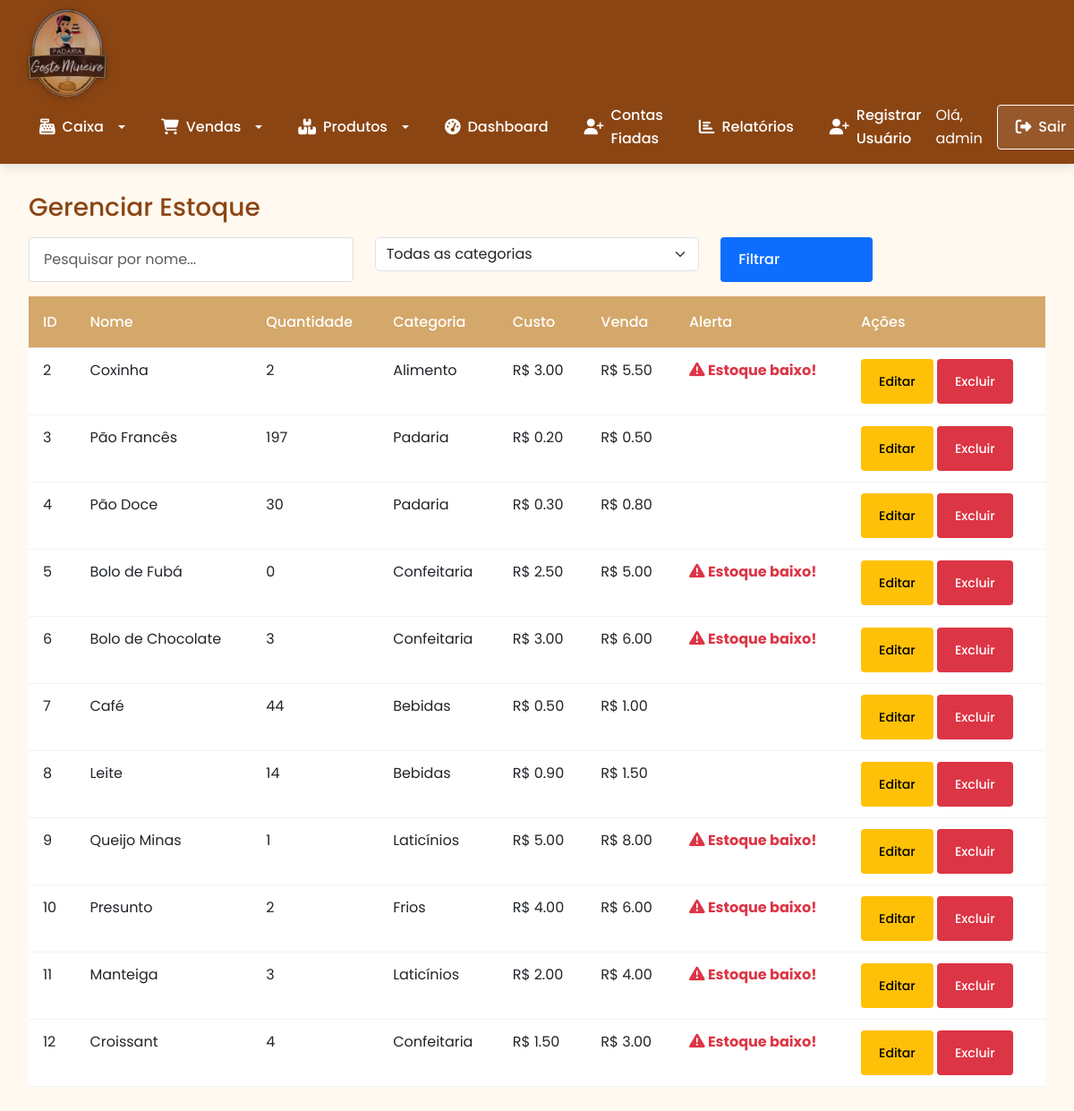
Screenshot of /estoque (signed in) with the database file from the repository.
### tables this page shows
CREATE TABLE usuarios (
    id INTEGER PRIMARY KEY AUTOINCREMENT,
    nome TEXT NOT NULL,
    senha TEXT NOT NULL,
    tipo TEXT DEFAULT 'usuario' -- adm ou usuario
);

CREATE TABLE itens (
    id INTEGER PRIMARY KEY AUTOINCREMENT,
    nome TEXT NOT NULL,
    quantidade INTEGER NOT NULL,
    categoria TEXT NOT NULL,
    custo REAL NOT NULL,
    venda REAL NOT NULL
);

### app.py (the view)
@app.route('/estoque', methods=['GET'])
@login_required
def estoque():
    pesquisa = request.args.get('pesquisa', '')
    categoria = request.args.get('categoria', '')
    query = 'SELECT * FROM itens WHERE 1=1'
    params = []
    if pesquisa:
        query += ' AND nome LIKE ?'
        params.append(f'%{pesquisa}%')
    if categoria:
        query += ' AND categoria = ?'
        params.append(categoria)
    db = get_db()
    cur = db.execute(query, params)
    itens = cur.fetchall()
    categorias = db.execute('SELECT DISTINCT categoria FROM itens').fetchall()
    return render_template('estoque.html', itens=itens, categorias=categorias)

### app.py (called while the page is built)
@app.before_request
def make_session_permanent():
    session.permanent = True  # Ativa expiração da sessão

@login_manager.user_loader
def load_user(user_id):
    db = get_db()
    cur = db.execute('SELECT * FROM usuarios WHERE id = ?', (user_id,))
    user = cur.fetchone()
    if user:
        return User(user[0], user[1], user[3])
    return None

### database.py (called while the page is built)
def get_db():
    db = getattr(g, '_database', None)
    if db is None:
        db = g._databse = sqlite3.connect(DATABASE)
        db.row_factory = sqlite3.Row
    return db

def close_connection(exception):
    db = getattr(g, '_database', None)
    if db is not None:
        db.close()

### templates/estoque.html (shortened to what this page needs)
{% extends "base.html" %}
{% block content %}
<h3>Gerenciar Estoque</h3>
<form method="GET" class="mb-3">
    <div class="row">
        <div class="col-md-4">
            <input type="text" name="pesquisa" class="form-control" placeholder="Pesquisar por nome...">
        </div>
        <div class="col-md-4">
            <select name="categoria" class="form-select">
                <option value="">Todas as categorias</option>
            </select>
        </div>
        <div class="col-md-2">
            <button type="submit" class="btn btn-primary w-100">Filtrar</button>
        </div>
    </div>
</form>
<table class="table">
    <thead>
        <tr>
            <th>ID</th>
            <th>Nome</th>
            <th>Quantidade</th>
            <th>Categoria</th>
            <th>Custo</th>
            <th>Venda</th>
            <th class="alerta">Alerta</th>
            <th class="acoes">Ações</th>
        </tr>
    </thead>
    <tbody>
        {% for item in itens %}
            <tr>
                <td>{{ item[0] }}</td>
                <td>{{ item[1] }}</td>
                <td>{{ item[2] }}</td>
                <td>{{ item[3] }}</td>
                <td>R$ {{ "%.2f"|format(item[4]) }}</td>
                <td>R$ {{ "%.2f"|format(item[5]) }}</td>
                <td class="{% if item[2] < 5 %}text-danger fw-bold{% endif %}">
                    {% if item[2] < 5 %}
                        <i class="fas fa-exclamation-triangle"></i> Estoque baixo!
                    {% endif %}
                </td>
                <td>
                    <a href="{{ url_for('editar_item', item_id=item[0]) }}" class="btn btn-warning btn-sm">Editar</a>
                    <a href="{{ url_for('excluir_item', item_id=item[0]) }}" class="btn btn-danger btn-sm" onclick="return confirm('Tem certeza que deseja excluir?')">Excluir</a>
                </td>
            </tr>
        {% endfor %}
    </tbody>
</table>
{% endblock %}

### templates/base.html (shortened to what this page needs)
<!DOCTYPE html>
<html lang="pt-br">
<head>
    <link href="https://cdn.jsdelivr.net/npm/bootstrap@5.3.0/dist/css/bootstrap.min.css" rel="stylesheet">
    <link href="https://cdnjs.cloudflare.com/ajax/libs/font-awesome/6.4.0/css/all.min.css" rel="stylesheet">
    <link rel="stylesheet" href="{{ url_for('static', filename='style.css') }}">
</head>
<body>
<header>
    <nav class="navbar navbar-expand-lg">
        <div class="container-fluid">
            <div class="navbar-logo">
                <a href="{{ url_for('index') }}">
                    <img src="{{ url_for('static', filename='logo.png') }}" />
                </a>
            </div>
            <div class="collapse navbar-collapse" id="navbarContent">
                <ul class="navbar-nav me-auto mb-2 mb-lg-0">
                    {% if current_user.is_authenticated %}
                        <li class="nav-item dropdown">
                            <a class="nav-link dropdown-toggle" href="#" id="caixaDropdown" role="button" data-bs-toggle="dropdown">
                                <i class="fas fa-cash-register"></i> Caixa
                            </a>
                        </li>
                        <li class="nav-item dropdown">
                            <a class="nav-link dropdown-toggle" href="#" id="vendasDropdown" role="button" data-bs-toggle="dropdown">
                                <i class="fas fa-cart-shopping"></i> Vendas
                            </a>
                        </li>
                        <li class="nav-item dropdown">
                            <a class="nav-link dropdown-toggle" href="#" id="produtosDropdown" role="button" data-bs-toggle="dropdown">
                                <i class="fas fa-boxes"></i> Produtos
                            </a>
                        </li>
                        <li class="nav-item">
                            <a class="nav-link" href="{{ url_for('dashboard') }}"><i class="fas fa-tachometer-alt"></i> Dashboard</a>
                        </li>
                        <li class="nav-item">
                            <a class="nav-link" href="{{ url_for('listar_clientes') }}"><i class="fas fa-user-plus"></i> Contas Fiadas</a>
                        </li>
                        <li class="nav-item">
                            <a class="nav-link" href="{{ url_for('relatorios') }}"><i class="fas fa-chart-bar"></i> Relatórios</a>
                        </li>
                        {% if current_user.tipo == 'adm' %}
                            <li class="nav-item">
                                <a class="nav-link" href="{{ url_for('register') }}"><i class="fas fa-user-plus"></i> Registrar Usuário</a>
                            </li>
                        {% endif %}
                    {% else %}
                        <li class="nav-item">
                            <a class="nav-link" href="{{ url_for('login') }}"><i class="fas fa-sign-in-alt"></i> Login</a>
                        </li>
                    {% endif %}
                </ul>
                <div class="d-flex align-items-center">
                    {% if current_user.is_authenticated %}
                        <span class="text-white me-3">Olá, {{ current_user.nome }}</span>
                        <a href="{{ url_for('logout') }}" class="btn btn-outline-light"><i class="fas fa-sign-out-alt"></i> Sair</a>
                    {% endif %}
                </div>
            </div>
        </div>
    </nav>
</header>
<div class="container">
    {% block content %}{% endblock %}
</div>
</body>
</html>

### static/style.css (style rules this page uses)
:root { --primary: #D4A76A; --secondary: #8B4513; --accent: #E31837; --light: #FFF9F0; --dark: #2C241B; --success: #5CB85C; --info: #5BC0DE; --warning: #F0AD4E; --danger: #D9534F; }
* { margin: 0; padding: 0; box-sizing: border-box; font-family: 'Poppins', sans-serif; }
body { font-family: 'Poppins', sans-serif; background-color: var(--light); color: var(--dark); line-height: 1.6; min-height: 100vh; }
.navbar { background-color: var(--secondary); padding: 1rem 2rem; box-shadow: 0 4px 12px rgba(0, 0, 0, 0.1); display: flex; align-items: center; flex-wrap: wrap; justify-content: space-around; }
.navbar-nav { display: flex; align-items: center; gap: 1.5rem; }
.navbar-logo img { height: 80px; filter: drop-shadow(0 2px 4px rgba(0, 0, 0, 0.2)); transition: transform 0.3s ease; }
.nav-link { color: white; text-decoration: none; font-weight: 500; font-size: 1rem; padding: 0.5rem 1rem; border-radius: 4px; transition: all 0.3s ease; justify-content: space-around; gap: 0.5rem; }
.nav-link i { font-size: 1.1rem; }
.container { flex: 1; padding: 2rem; max-width: 1200px; margin: 0 auto; width: 100%; }
.btn { padding: 0.5rem 1.25rem; border-radius: 4px; font-weight: 500; height: 50px; transition: all 0.3s ease; border: none; cursor: pointer; display: inline-flex; align-items: center; gap: 0.5rem; }
.btn-outline-light { background-color: transparent; color: white; border: 1px solid white; }
.table { width: 100%; border-collapse: collapse; }
.table th { background-color: var(--primary); color: white; padding: 1rem; text-align: left; font-weight: 500; }
.table td { padding: 0.75rem 1rem; border-bottom: 1px solid rgba(0, 0, 0, 0.05); }
.form-control { width: 100%; padding: 0.75rem 1rem; border: 1px solid #ddd; border-radius: 4px; font-family: 'Poppins', sans-serif; transition: all 0.3s ease; }
h1, h2, h3, h4, h5, h6 { color: var(--secondary); margin-bottom: 1rem; }
a, button { transition: all 0.3s ease; }
.nav-item { animation: fadeIn 0.5s ease forwards; }
i.fas { font-size: 1.1em; }
.btn-outline-light { background-color: rgba(255, 255, 255, 0.1); transition: all 0.3s ease; }
.alerta { text-align: center; }
.navbar { background-color: var(--secondary); padding: 0.5rem 1rem; }
.navbar-expand-lg .navbar-nav .nav-link { padding: 0.5rem 1rem; color: white; display: flex; align-items: center; gap: 0.5rem; }
.navbar-nav { gap: 0.5rem; }
.navbar-logo img { height: 100px; margin-right: 1rem; }
.dropdown-toggle::after { margin-left: 0.5em; vertical-align: 0.15em; }

### rows the page displays
usuarios: nome "admin"
itens: id "2", nome "Coxinha", quantidade "2", categoria "Alimento", custo "3.00", venda "5.50", shows "Estoque baixo!"
itens: id "3", nome "Pão Francês", quantidade "197", categoria "Padaria", custo "0.20", venda "0.50"
itens: id "4", nome "Pão Doce", quantidade "30", categoria "Padaria", custo "0.30", venda "0.80"
itens: id "5", nome "Bolo de Fubá", quantidade "0", categoria "Confeitaria", custo "2.50", venda "5.00", shows "Estoque baixo!"
itens: id "6", nome "Bolo de Chocolate", quantidade "3", categoria "Confeitaria", custo "3.00", venda "6.00", shows "Estoque baixo!"
itens: id "7", nome "Café", quantidade "44", categoria "Bebidas", custo "0.50", venda "1.00"
itens: id "8", nome "Leite", quantidade "14", categoria "Bebidas", custo "0.90", venda "1.50"
itens: id "9", nome "Queijo Minas", quantidade "1", categoria "Laticínios", custo "5.00", venda "8.00", shows "Estoque baixo!"
itens: id "10", nome "Presunto", quantidade "2", categoria "Frios", custo "4.00", venda "6.00", shows "Estoque baixo!"
itens: id "11", nome "Manteiga", quantidade "3", categoria "Laticínios", custo "2.00", venda "4.00", shows "Estoque baixo!"
itens: id "12", nome "Croissant", quantidade "4", categoria "Confeitaria", custo "1.50", venda "3.00", shows "Estoque baixo!"
